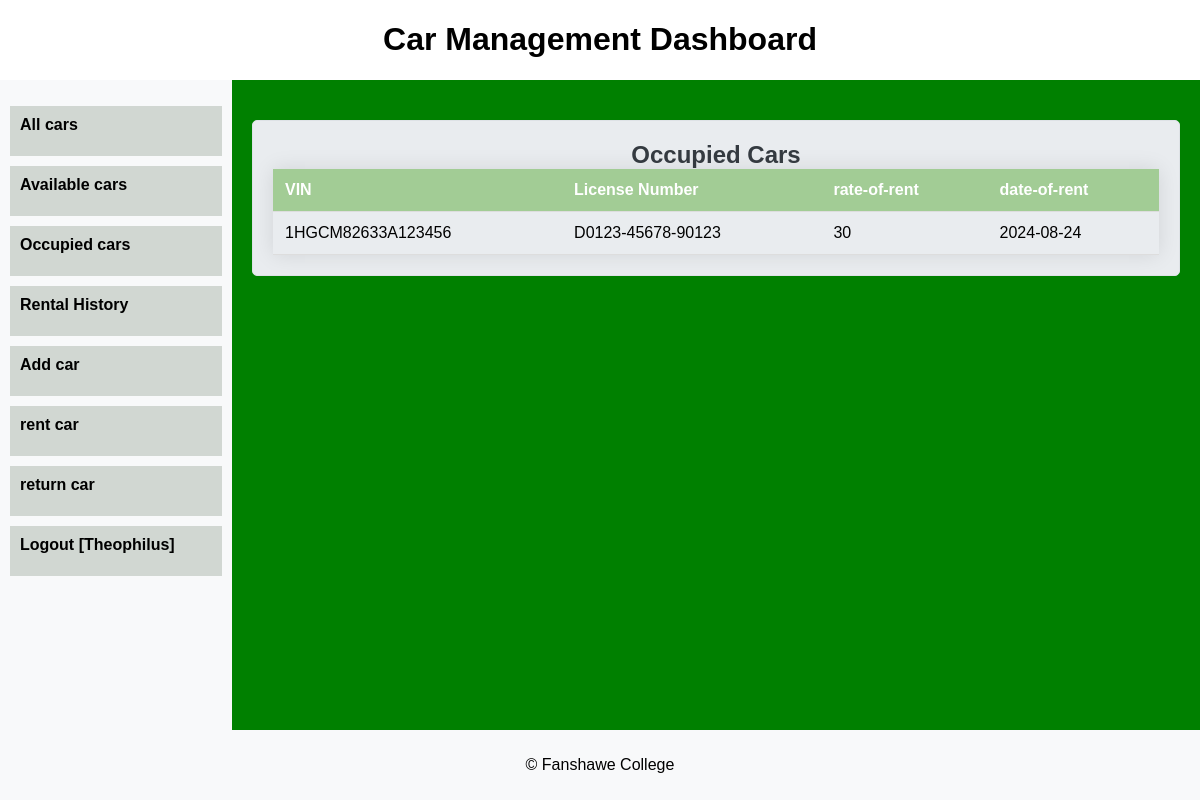
Screenshot of /projectApp/app/OccupiedCars.php (signed in) with the database file from the repository.
### tables this page shows
CREATE TABLE `occupied_cars` (
  `ID` int(11) NOT NULL AUTO_INCREMENT,
  `VIN` char(17) NOT NULL UNIQUE,
  `License_number` varchar(50) NOT NULL,
  `rate_of_rent_per_day` int(11) NOT NULL ,
  `date_of_rent` date NOT NULL,
  CONSTRAINT `occupied_cars_ID_pk` PRIMARY KEY (`ID`),
  FOREIGN KEY (`VIN`) REFERENCES `car_details`(`VIN`)
);

### projectApp/app/OccupiedCars.php (the view, shortened to what this page needs)
<?php
include(__DIR__ . '/../header.php');
require(__DIR__ . '/../config/config.php');
$sql = "SELECT VIN, LICENSE_NUMBER, RATE_OF_RENT_PER_DAY, DATE_OF_RENT FROM OCCUPIED_CARS";
$result = $conn->query($sql);
?>
<content>
    <h2>Occupied Cars</h2>
    <table>
        <thead>
        <tr>
            <th>VIN</th>
            <th>License Number</th>
            <th>rate-of-rent</th>
            <th>date-of-rent</th>
        </tr>
        </thead>
        <tbody>
        <?php
        if ($result->num_rows > 0) {
            while($row = $result->fetch_assoc()) {
                echo "<tr><td>" . $row["VIN"]. "</td><td>" . $row["LICENSE_NUMBER"]. "</td><td>" . $row["RATE_OF_RENT_PER_DAY"]. "</td><td>" . $row["DATE_OF_RENT"]. "</td></tr>";
            }
        } else {
            echo "<tr><td colspan='3'>No records found</td></tr>";
        }
        ?>
        </tbody>
    </table>
</content>
<?php include(__DIR__ . '/../footer.php'); ?>

### projectApp/design/style.css (style rules this page uses)
body { margin: 0; padding: 0; box-sizing: border-box; font-family: Arial, sans-serif; }
content { display: block; padding: 20px; background-color: #e9ecef; border: 1px solid #dee2e6; border-radius: 5px; margin: 20px 0; text-align: center; }
content h2 { margin: 0; font-size: 24px; color: #343a40; text-align: center; }
table { width: 100%; border-collapse: collapse; box-shadow: 0 0 20px rgba(0, 0, 0, 0.1); }
table th, table td { padding: 12px; text-align: left; border-bottom: 1px solid #ddd; }
table th { background-color: #a2cc95; color: white; }

### rows the page displays
occupied_cars: VIN "1HGCM82633A123456", License_number "D0123-45678-90123", rate_of_rent_per_day "30", date_of_rent "2024-08-24"

### other values shown
$_SESSION['login_user'] "Theophilus"
